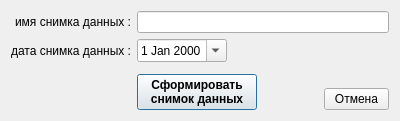
<?xml version="1.0" encoding="UTF-8"?>
<ui version="4.0">
 <class>assiglay_data_wnd</class>
 <widget class="QDialog" name="assiglay_data_wnd">
  <property name="geometry">
   <rect>
    <x>0</x>
    <y>0</y>
    <width>400</width>
    <height>116</height>
   </rect>
  </property>
  <property name="minimumSize">
   <size>
    <width>400</width>
    <height>0</height>
   </size>
  </property>
  <property name="windowTitle">
   <string>Параметры снимка данных прикрепления</string>
  </property>
  <property name="windowIcon">
   <iconset resource="_inko_assig_res.qrc">
    <normaloff>:/inko_asg.bmp</normaloff>:/inko_asg.bmp</iconset>
  </property>
  <layout class="QFormLayout" name="formLayout">
   <property name="fieldGrowthPolicy">
    <enum>QFormLayout::AllNonFixedFieldsGrow</enum>
   </property>
   <property name="labelAlignment">
    <set>Qt::AlignRight|Qt::AlignTrailing|Qt::AlignVCenter</set>
   </property>
   <property name="horizontalSpacing">
    <number>2</number>
   </property>
   <item row="0" column="0">
    <widget class="QLabel" name="label">
     <property name="text">
      <string>имя снимка данных : </string>
     </property>
    </widget>
   </item>
   <item row="0" column="1">
    <widget class="QLineEdit" name="line_layer_name"/>
   </item>
   <item row="1" column="0">
    <widget class="QLabel" name="label_2">
     <property name="text">
      <string>дата снимка данных : </string>
     </property>
    </widget>
   </item>
   <item row="1" column="1">
    <widget class="QDateEdit" name="date_layer">
     <property name="maximumSize">
      <size>
       <width>90</width>
       <height>16777215</height>
      </size>
     </property>
     <property name="calendarPopup">
      <bool>true</bool>
     </property>
    </widget>
   </item>
   <item row="2" column="1">
    <spacer name="verticalSpacer_2">
     <property name="orientation">
      <enum>Qt::Vertical</enum>
     </property>
     <property name="sizeHint" stdset="0">
      <size>
       <width>20</width>
       <height>40</height>
      </size>
     </property>
    </spacer>
   </item>
   <item row="3" column="1">
    <layout class="QHBoxLayout" name="horizontalLayout">
     <property name="spacing">
      <number>0</number>
     </property>
     <property name="leftMargin">
      <number>0</number>
     </property>
     <property name="topMargin">
      <number>0</number>
     </property>
     <property name="rightMargin">
      <number>0</number>
     </property>
     <property name="bottomMargin">
      <number>0</number>
     </property>
     <item>
      <widget class="QPushButton" name="bn_save">
       <property name="minimumSize">
        <size>
         <width>120</width>
         <height>0</height>
        </size>
       </property>
       <property name="font">
        <font>
         <weight>75</weight>
         <bold>true</bold>
        </font>
       </property>
       <property name="text">
        <string>Сформировать 
снимок данных</string>
       </property>
      </widget>
     </item>
     <item>
      <spacer name="horizontalSpacer">
       <property name="orientation">
        <enum>Qt::Horizontal</enum>
       </property>
       <property name="sizeHint" stdset="0">
        <size>
         <width>40</width>
         <height>20</height>
        </size>
       </property>
      </spacer>
     </item>
     <item>
      <layout class="QVBoxLayout" name="verticalLayout">
       <property name="spacing">
        <number>0</number>
       </property>
       <property name="leftMargin">
        <number>0</number>
       </property>
       <property name="topMargin">
        <number>0</number>
       </property>
       <property name="rightMargin">
        <number>0</number>
       </property>
       <property name="bottomMargin">
        <number>0</number>
       </property>
       <item>
        <spacer name="verticalSpacer">
         <property name="orientation">
          <enum>Qt::Vertical</enum>
         </property>
         <property name="sizeHint" stdset="0">
          <size>
           <width>2</width>
           <height>2</height>
          </size>
         </property>
        </spacer>
       </item>
       <item>
        <widget class="QPushButton" name="bn_cansel">
         <property name="maximumSize">
          <size>
           <width>65</width>
           <height>16777215</height>
          </size>
         </property>
         <property name="text">
          <string>Отмена</string>
         </property>
        </widget>
       </item>
      </layout>
     </item>
    </layout>
   </item>
  </layout>
 </widget>
 <resources>
  <include location="_inko_assig_res.qrc"/>
 </resources>
 <connections/>
</ui>
